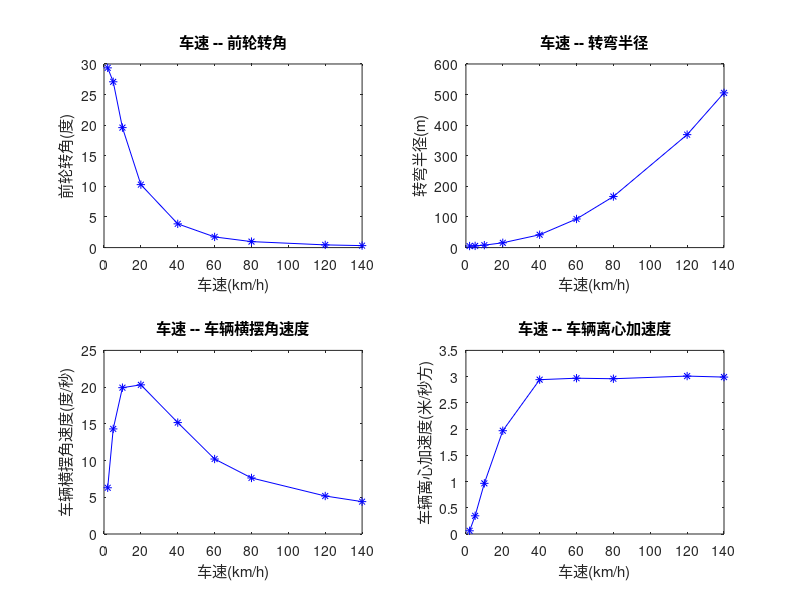

Write MATLAB code to recreate this figure.
% apollo_car机动能力挖掘空间分析
clear all;
close all;
clc;

%% vehicle para
L = 2.8448;
steer_ratio = 16;
steer_max = 8.2;
steer_rate_max = 7.0;

%% 2km/h
v = 2 / 3.6;
R = L / tan(steer_max / steer_ratio);

steer = atan(L / R) * steer_ratio;
steer_rate = steer_rate_max / 2;

w = v / R;
ay = v^2 / R;

i = 1;
result(i, 1) = v;
result(i, 2) = steer;
result(i, 3) = steer_rate;
result(i, 4) = R;
result(i, 5) = 0;
result(i, 6) = steer_max;
result(i, 7) = steer_rate_max;
result(i, 8) = w;
result(i, 9) = ay;

%% 5km/h
v = 5 / 3.6;
R = L / tan(steer_max / steer_ratio) * 1.1;

steer = atan(L / R) * steer_ratio;
steer_rate = steer_rate_max / 2;

w = v / R;
ay = v^2 / R;

i = i + 1;
result(i, 1) = v;
result(i, 2) = steer;
result(i, 3) = steer_rate;
result(i, 4) = R;
result(i, 5) = 0;
result(i, 6) = steer_max;
result(i, 7) = steer_rate_max;
result(i, 8) = w;
result(i, 9) = ay;

%% 10km/h
v = 10 / 3.6;
R = L / tan(steer_max / steer_ratio) * 1.58;

steer = atan(L / R) * steer_ratio;
steer_rate = steer_rate_max / 2;

w = v / R;
ay = v^2 / R;

i = i + 1;
result(i, 1) = v;
result(i, 2) = steer;
result(i, 3) = steer_rate;
result(i, 4) = R;
result(i, 5) = 0;
result(i, 6) = steer_max;
result(i, 7) = steer_rate_max;
result(i, 8) = w;
result(i, 9) = ay;

%% 20km/h
v = 20 / 3.6;
R = L / tan(steer_max / steer_ratio) * 3.1;

steer = atan(L / R) * steer_ratio;
steer_rate = steer_rate_max / 2;

w = v / R;
ay = v^2 / R;

i = i + 1;
result(i, 1) = v;
result(i, 2) = steer;
result(i, 3) = steer_rate;
result(i, 4) = R;
result(i, 5) = 0;
result(i, 6) = steer_max;
result(i, 7) = steer_rate_max;
result(i, 8) = w;
result(i, 9) = ay;

%% 40km/h
v = 40 / 3.6;
R = L / tan(steer_max / steer_ratio) * 8.3;

steer = atan(L / R) * steer_ratio;
steer_rate = steer_rate_max / 2;

w = v / R;
ay = v^2 / R;

i = i + 1;
result(i, 1) = v;
result(i, 2) = steer;
result(i, 3) = steer_rate;
result(i, 4) = R;
result(i, 5) = 0;
result(i, 6) = steer_max;
result(i, 7) = steer_rate_max;
result(i, 8) = w;
result(i, 9) = ay;

%% 60km/h
v = 60 / 3.6;
R = L / tan(steer_max / steer_ratio) * 18.5;

steer = atan(L / R) * steer_ratio;
steer_rate = steer_rate_max / 2;

w = v / R;
ay = v^2 / R;

i = i + 1;
result(i, 1) = v;
result(i, 2) = steer;
result(i, 3) = steer_rate;
result(i, 4) = R;
result(i, 5) = 0;
result(i, 6) = steer_max;
result(i, 7) = steer_rate_max;
result(i, 8) = w;
result(i, 9) = ay;

%% 80km/h
v = 80 / 3.6;
R = L / tan(steer_max / steer_ratio) * 33;

steer = atan(L / R) * steer_ratio;
steer_rate = steer_rate_max / 2;

w = v / R;
ay = v^2 / R;

i = i + 1;
result(i, 1) = v;
result(i, 2) = steer;
result(i, 3) = steer_rate;
result(i, 4) = R;
result(i, 5) = 0;
result(i, 6) = steer_max;
result(i, 7) = steer_rate_max;
result(i, 8) = w;
result(i, 9) = ay;

%% 120km/h
v = 120 / 3.6;
R = L / tan(steer_max / steer_ratio) * 73;

steer = atan(L / R) * steer_ratio;
steer_rate = steer_rate_max / 2;

w = v / R;
ay = v^2 / R;

i = i + 1;
result(i, 1) = v;
result(i, 2) = steer;
result(i, 3) = steer_rate;
result(i, 4) = R;
result(i, 5) = 0;
result(i, 6) = steer_max;
result(i, 7) = steer_rate_max;
result(i, 8) = w;
result(i, 9) = ay;

%% 140km/h
v = 140 / 3.6;
R = L / tan(steer_max / steer_ratio) * 100;

steer = atan(L / R) * steer_ratio;
steer_rate = steer_rate_max / 2;

w = v / R;
ay = v^2 / R;

i = i + 1;
result(i, 1) = v;
result(i, 2) = steer;
result(i, 3) = steer_rate;
result(i, 4) = R;
result(i, 5) = 0;
result(i, 6) = steer_max;
result(i, 7) = steer_rate_max;
result(i, 8) = w;
result(i, 9) = ay;

%% plot
figure('name', 'apollo_car'); 
subplot(2, 2, 1);
plot(result(:, 1) * 3.6, result(:, 2) *57.3 / steer_ratio, '*-b');
xlabel('车速(km/h)'); ylabel('前轮转角(度)');
title('车速 -- 前轮转角');
 
subplot(2, 2, 2);
plot(result(:, 1) * 3.6, result(:, 4), '*-b');
xlabel('车速(km/h)'); ylabel('转弯半径(m)');
title('车速 -- 转弯半径');
 
subplot(2, 2, 3);
plot(result(:, 1) * 3.6, result(:, 8) *57.3, '*-b');
xlabel('车速(km/h)'); ylabel('车辆横摆角速度(度/秒)');
title('车速 -- 车辆横摆角速度');
 
subplot(2, 2, 4);
plot(result(:, 1) * 3.6, result(:, 9), '*-b');
xlabel('车速(km/h)'); ylabel('车辆离心加速度(米/秒方)');
title('车速 -- 车辆离心加速度'); 
